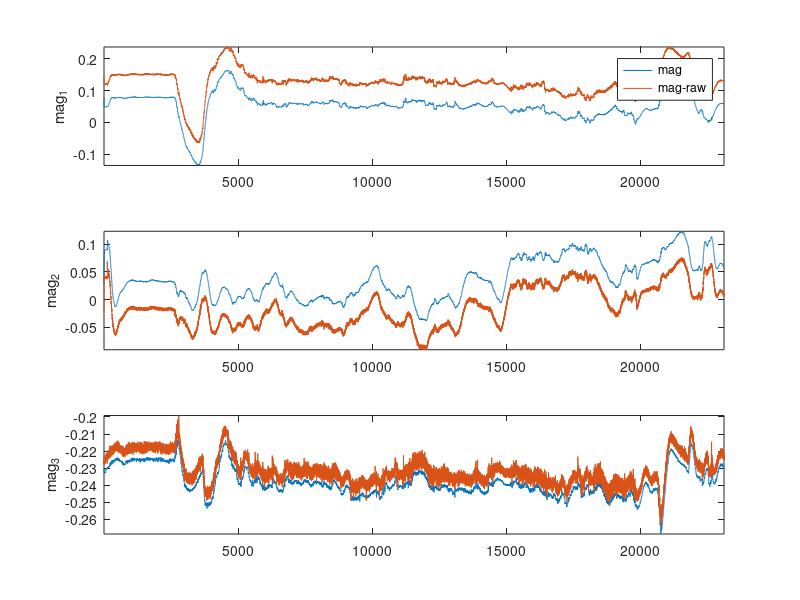
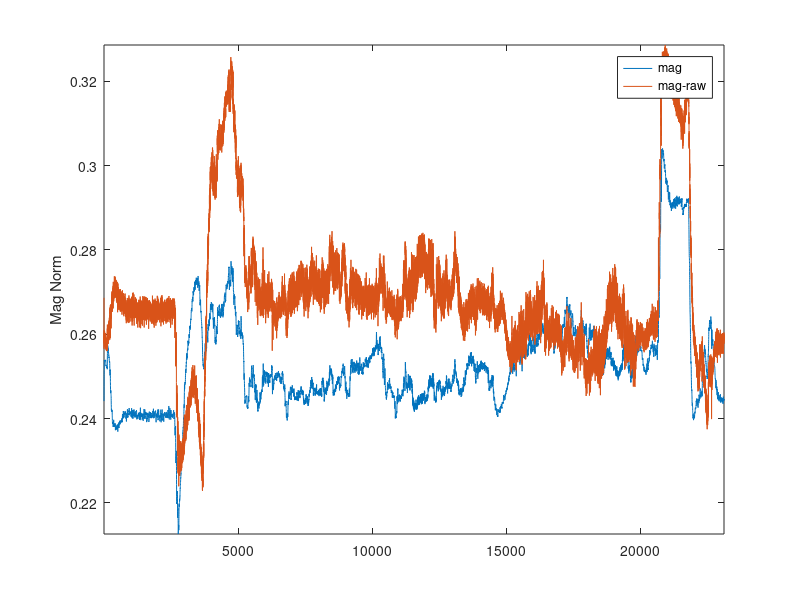

The MATLAB source for these figures, in order:
clc;
clear;

load imu_log.txt

% mag fields are columns 4-6 from log
mag = imu_log(:,4:6);
% mag_raw fields are columns 10-12 from log
mag_raw = imu_log(:,10:12);

% rotation matrix to transform mag_raw to vehicle's frame
imuToVehicleRotation=[0 0 1; -1 0 0; 0 -1 0];

for i = 1 :length(mag)
   % transform mag_raw to vehicle's frame
   temp=imuToVehicleRotation*mag_raw(i,:)'-[-0.269084; 0.221182; 0.243998];
   %temp=imuToVehicleRotation*mag_raw(i,:)';
   mag_raw(i,:)=temp';
   
   % find norm of each mag reading
   mag_norm(i) = norm(mag(i,:),2);
   mag_raw_norm(i) = norm(mag_raw(i,:),2);
end

t = 1:length(mag);

% plots mag and mag_raw in 3 frames
figure(1)
subplot(3,1,1); plot(t,mag(:,1),t,mag_raw(:,1)); 
axis tight;
legend('mag','mag-raw');
ylabel('mag_1')
subplot(3,1,2); plot(t,mag(:,2),t,mag_raw(:,2));
axis tight
ylabel('mag_2')
subplot(3,1,3); plot(t,mag(:,3),t,mag_raw(:,3)); 
axis tight
ylabel('mag_3')

% plots norm of mag and mag_raw
figure(2)
plot(t,mag_norm,t,mag_raw_norm)
legend('mag','mag-raw');
axis tight
ylabel('Mag Norm')